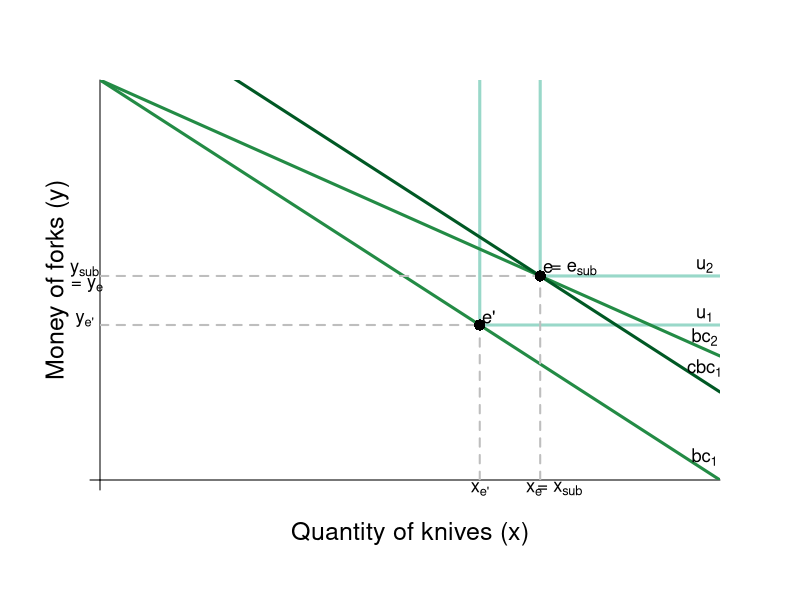

The R source for this figure:
#Graph Designer: Simon Halliday
#Authors: Bowles, Foley and Halliday
#Title: Coordination, Conflict and Competition: A Text in Microeconomics

library(shape)
require(shape)
pdf(file = "/Users/rileyboeth/Library/Mobile Documents/com~apple~CloudDocs/bfh textbook - backup/indmarketdemand/figure7_20.pdf", width = 10, height = 8)

#Set parameters for graphics
axislabelsize <- 1.5
labelsize <- 1.1
graphlinewidth <- 3
segmentlinewidth <- 2

COL <- c("#7fc97f", "#beaed4", "#fdc086", "#ffff99", "#386cb0", "#f0027f", "#bf5b17", "#666666")
COLA <- c("#e0f3db", "#99d8c9","#66c2a4","#41ae76", "#238b45", "#005824")
COLB <- c("#4eb3d3", "#2b8cbe", "#0868ac","#084081")

#Edited the margins to cater for the larger LHS labels
par(mar =  c(6, 5, 4, 4))

#Original budget constraint and pivoted budget constraint

bc1 <- function(x,y) {
  40 - .5*x
}

bc2 <- function(x, y) {
  40 - .345*x
}


#Compensated budget constraint parallel to bc1

cbc1 <- function(x, y) {
  48.8 - .5*x
}

#Add limits on axes and levels of utility for each indifference curve
ylims <- c(0, 40)
xlims <- c(0, 80)

npts <- 501 
x <- seq(xlims[1], xlims[2], length.out = npts)
y <- seq(ylims[1], ylims[2], length.out = npts) 

plot(0, 0, xlim = xlims, ylim = ylims, type = "n",
     xlab = expression(paste("")),
     ylab = expression(paste("")), 
     xaxt = "n", 
     yaxt = "n", 
     cex.lab = axislabelsize, 
     bty = "n", 
     xaxs="i", 
     yaxs="i"
)

#x and y limits with plain axes without ticks/numbers to match previous graph

ticksx <- seq(from = 0, to = xlims[2]+1, by = 81)
xlabels <- seq(from = 0, to = xlims[2], by = 1)
ticksy <- seq(from = 0, to = ylims[2]+1, by = 41)
ylabels <- seq(from = 0, to = ylims[2], by = 10)

axis(1,at = ticksx,  pos = 0, labels = FALSE)
axis(2,at = ticksy,  pos = 0, labels = FALSE, las = 1)

npts <- 500 
xx1 <- seq(xlims[1], xlims[2], length.out = npts)
xx2 <- seq(0, xlims[2], length.out = npts)
xx3 <- seq(xlims[1], 0, length.out = npts)
xx4 <- seq(-11, 0, length.out = npts)

#contour(x, y,
 #       drawlabels = FALSE,
  #      col = COLB[3],
   #     lwd = graphlinewidth,
    #    levels = a, 
     #   xaxs="i", 
      #  yaxs="i", 
       # add = TRUE)

#Utility functions 

segments(56.8, bc2(56.8), 56.8, ylims[2], lty = 1, col = COLA[2] , lwd = graphlinewidth)
segments(56.8, bc2(56.8), xlims[2], bc2(56.8), lty = 1, col = COLA[2] , lwd = graphlinewidth)

segments(49, bc1(49), 49, ylims[2], lty = 1, col = COLA[2] , lwd = graphlinewidth)
segments(49, bc1(49), xlims[2], bc1(49), lty = 1, col = COLA[2] , lwd = graphlinewidth)


#Axis labels
mtext(expression(paste("Quantity of knives (x)")), side = 1, line = 2.5, cex = axislabelsize)
text(-5.5, 0.5*ylims[2], expression(paste("Money of forks (y)")), xpd = TRUE, cex = axislabelsize, srt = 90) 

lines(xx1, bc1(xx1, y), col = COLA[5], lwd = graphlinewidth)
lines(xx1, bc2(xx1, y), col = COLA[5], lwd = graphlinewidth)
lines(xx1, cbc1(xx1, y), col = COLA[6], lwd = graphlinewidth)


#Label curves

text(78, bc1(49)+1, expression("u"[1]), cex = labelsize)
text(78, bc2(56.8)+1, expression("u"[2]), cex = labelsize)
text(78, bc1(78)+1.3, expression("bc"[1]), cex = labelsize)
text(78, bc2(78)+1.2, expression("bc"[2]), cex = labelsize)
text(78, cbc1(78)+1.4, expression("cbc"[1]), cex = labelsize)

#Label points e-sub, e, e'

text(60.8, bc2(56.8)+.7, expression(paste(" = e"[sub])), cex = labelsize)

text(57.8, bc2(56.8)+.8, expression(paste("e")), cex = labelsize)
segments(56.8, 0, 56.8, bc2(x = 56.8), lty = 2, col = "gray", lwd = segmentlinewidth)
segments(0, bc2(x = 56.8), 56, bc2(x = 56.8), lty = 2, col = "gray", lwd = segmentlinewidth)
points(56.8, bc2(x = 56.8), pch = 16, col = "black", cex = 1.5)

text(50.2, bc1(49)+.8, expression(paste("e'")), cex = labelsize)
segments(49, 0, 49, bc1(49), lty = 2, col = "gray", lwd = segmentlinewidth)
segments(0, bc1(49), 49, bc1(49), lty = 2, col = "gray", lwd = segmentlinewidth)
points(49, bc1(49), pch = 16, col = "black", cex = 1.5)

#Label y-sub,x-sub,etc. on axes

text(59, -.9, expression(paste(" = x"[sub])), xpd = TRUE, cex = labelsize)
text(49, -.9, expression(paste("x"["e'"])),  xpd = TRUE,  cex = labelsize)
text(56, -.9, expression(paste("x"[e])),  xpd = TRUE, cex = labelsize)

text(-2, bc1(39)+.5, expression(paste("y"[sub])), xpd = TRUE, cex = labelsize)
text(-2, bc1(39)-1, expression(paste(" = y"[e])),  xpd = TRUE, cex = labelsize)
text(-2, bc1(49)+.5, expression(paste("y"["e'"])),  xpd = TRUE,  cex = labelsize)


dev.off()
